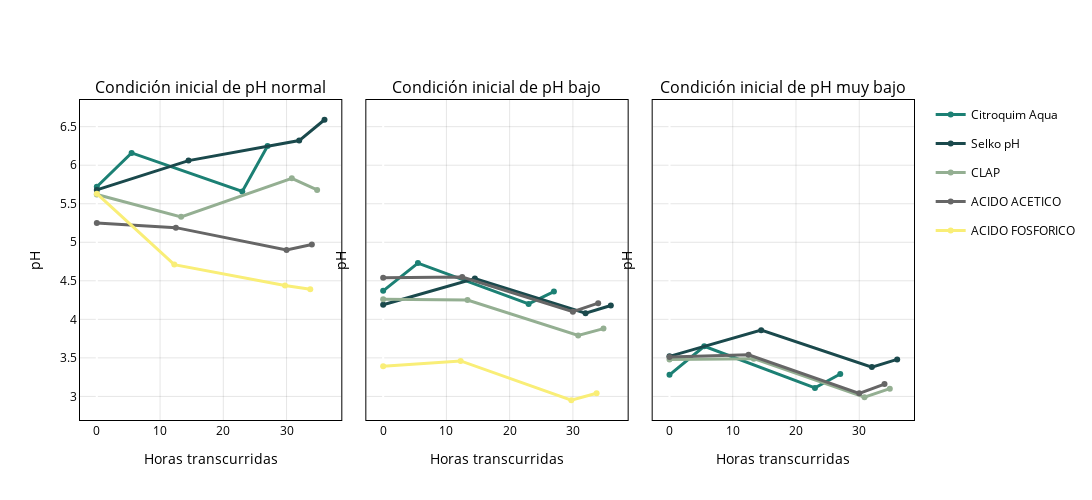

The cell this chart's notebook holds for it:
### Code cell
fig_ph_subplot = plot_metric_subplot_1x3(
    df0=df_post[df_post["ref"] == 0],
    df1=df_post[df_post["ref"] == 1],
    df2=df_post[df_post["ref"] == 2],
    metric="pH",
    title_text= "",
    y_title="pH",
    title0="Condición inicial de pH normal",
    title1="Condición inicial de pH bajo",
    title2="Condición inicial de pH muy bajo",
    #save_html=f"{ROOT_IMAGEN}/ph_subplot_1x3.html"
)
fig_ph_subplot.show()
s3.save_plotly_html(fig_ph_subplot, "ph_subplot_1x3.html")

### Figure 1 — Plotly figure (JSON) as saved in the notebook; plotly's stock layout.template omitted (floating-point values rounded to 4 significant figures)
{"data": [{"legendgroup": "Citroquim Aqua", "line": {"color": "#1c8074", "width": 3}, "marker": {"color": "#1c8074"}, "mode": "lines+markers", "name": "Citroquim Aqua", "showlegend": true, "type": "scatter", "x": [0, 5.5, 23, 27], "xaxis": "x", "y": [5.72, 6.16, 5.66, 6.25], "yaxis": "y"}, {"legendgroup": "Selko pH", "line": {"color": "#1a494c", "width": 3}, "marker": {"color": "#1a494c"}, "mode": "lines+markers", "name": "Selko pH", "showlegend": true, "type": "scatter", "x": [0, 14.5, 32, 36], "xaxis": "x", "y": [5.68, 6.06, 6.32, 6.59], "yaxis": "y"}, {"legendgroup": "CLAP", "line": {"color": "#94af92", "width": 3}, "marker": {"color": "#94af92"}, "mode": "lines+markers", "name": "CLAP", "showlegend": true, "type": "scatter", "x": [0, 13.33, 30.83, 34.83], "xaxis": "x", "y": [5.62, 5.33, 5.83, 5.68], "yaxis": "y"}, {"legendgroup": "ACIDO ACETICO", "line": {"color": "#666666", "width": 3}, "marker": {"color": "#666666"}, "mode": "lines+markers", "name": "ACIDO ACETICO", "showlegend": true, "type": "scatter", "x": [0, 12.5, 30, 34], "xaxis": "x", "y": [5.25, 5.19, 4.9, 4.97], "yaxis": "y"}, {"legendgroup": "ACIDO FOSFORICO", "line": {"color": "#f9ee77", "width": 3}, "marker": {"color": "#f9ee77"}, "mode": "lines+markers", "name": "ACIDO FOSFORICO", "showlegend": true, "type": "scatter", "x": [0, 12.25, 29.75, 33.75], "xaxis": "x", "y": [5.63, 4.71, 4.44, 4.39], "yaxis": "y"}, {"legendgroup": "Citroquim Aqua", "line": {"color": "#1c8074", "width": 3}, "marker": {"color": "#1c8074"}, "mode": "lines+markers", "name": "Citroquim Aqua", "showlegend": false, "type": "scatter", "x": [0, 5.5, 23, 27], "xaxis": "x2", "y": [4.37, 4.73, 4.2, 4.36], "yaxis": "y2"}, {"legendgroup": "Selko pH", "line": {"color": "#1a494c", "width": 3}, "marker": {"color": "#1a494c"}, "mode": "lines+markers", "name": "Selko pH", "showlegend": false, "type": "scatter", "x": [0, 14.5, 32, 36], "xaxis": "x2", "y": [4.19, 4.53, 4.08, 4.18], "yaxis": "y2"}, {"legendgroup": "CLAP", "line": {"color": "#94af92", "width": 3}, "marker": {"color": "#94af92"}, "mode": "lines+markers", "name": "CLAP", "showlegend": false, "type": "scatter", "x": [0, 13.33, 30.83, 34.83], "xaxis": "x2", "y": [4.26, 4.25, 3.79, 3.88], "yaxis": "y2"}, {"legendgroup": "ACIDO ACETICO", "line": {"color": "#666666", "width": 3}, "marker": {"color": "#666666"}, "mode": "lines+markers", "name": "ACIDO ACETICO", "showlegend": false, "type": "scatter", "x": [0, 12.5, 30, 34], "xaxis": "x2", "y": [4.54, 4.55, 4.1, 4.21], "yaxis": "y2"}, {"legendgroup": "ACIDO FOSFORICO", "line": {"color": "#f9ee77", "width": 3}, "marker": {"color": "#f9ee77"}, "mode": "lines+markers", "name": "ACIDO FOSFORICO", "showlegend": false, "type": "scatter", "x": [0, 12.25, 29.75, 33.75], "xaxis": "x2", "y": [3.39, 3.46, 2.95, 3.04], "yaxis": "y2"}, {"legendgroup": "Citroquim Aqua", "line": {"color": "#1c8074", "width": 3}, "marker": {"color": "#1c8074"}, "mode": "lines+markers", "name": "Citroquim Aqua", "showlegend": false, "type": "scatter", "x": [0, 5.5, 23, 27], "xaxis": "x3", "y": [3.28, 3.65, 3.11, 3.29], "yaxis": "y3"}, {"legendgroup": "Selko pH", "line": {"color": "#1a494c", "width": 3}, "marker": {"color": "#1a494c"}, "mode": "lines+markers", "name": "Selko pH", "showlegend": false, "type": "scatter", "x": [0, 14.5, 32, 36], "xaxis": "x3", "y": [3.52, 3.86, 3.38, 3.48], "yaxis": "y3"}, {"legendgroup": "CLAP", "line": {"color": "#94af92", "width": 3}, "marker": {"color": "#94af92"}, "mode": "lines+markers", "name": "CLAP", "showlegend": false, "type": "scatter", "x": [0, 13.33, 30.83, 34.83], "xaxis": "x3", "y": [3.48, 3.49, 2.99, 3.1], "yaxis": "y3"}, {"legendgroup": "ACIDO ACETICO", "line": {"color": "#666666", "width": 3}, "marker": {"color": "#666666"}, "mode": "lines+markers", "name": "ACIDO ACETICO", "showlegend": false, "type": "scatter", "x": [0, 12.5, 30, 34], "xaxis": "x3", "y": [3.51, 3.54, 3.04, 3.16], "yaxis": "y3"}], "layout": {"annotations": [{"font": {"size": 16}, "showarrow": false, "text": "Condición inicial de pH normal", "x": 0.1567, "xanchor": "center", "xref": "paper", "y": 1, "yanchor": "bottom", "yref": "paper"}, {"font": {"size": 16}, "showarrow": false, "text": "Condición inicial de pH bajo", "x": 0.5, "xanchor": "center", "xref": "paper", "y": 1, "yanchor": "bottom", "yref": "paper"}, {"font": {"size": 16}, "showarrow": false, "text": "Condición inicial de pH muy bajo", "x": 0.8433, "xanchor": "center", "xref": "paper", "y": 1, "yanchor": "bottom", "yref": "paper"}], "font": {"color": "black"}, "height": 500, "legend": {"title": {"text": ""}}, "paper_bgcolor": "rgba(0,0,0,0)", "plot_bgcolor": "rgba(0,0,0,0)", "title": {"font": {"color": "black"}, "text": "", "x": 0.5}, "width": 1300, "xaxis": {"anchor": "y", "domain": [0, 0.3133], "gridcolor": "rgba(0,0,0,0.1)", "linecolor": "black", "mirror": true, "showline": true, "tickfont": {"color": "black"}, "title": {"font": {"color": "black"}, "text": "Horas transcurridas"}}, "xaxis2": {"anchor": "y2", "domain": [0.3433, 0.6567], "gridcolor": "rgba(0,0,0,0.1)", "linecolor": "black", "mirror": true, "showline": true, "tickfont": {"color": "black"}, "title": {"font": {"color": "black"}, "text": "Horas transcurridas"}}, "xaxis3": {"anchor": "y3", "domain": [0.6867, 1.0], "gridcolor": "rgba(0,0,0,0.1)", "linecolor": "black", "mirror": true, "showline": true, "tickfont": {"color": "black"}, "title": {"font": {"color": "black"}, "text": "Horas transcurridas"}}, "yaxis": {"anchor": "x", "domain": [0, 1], "gridcolor": "rgba(0,0,0,0.1)", "linecolor": "black", "mirror": true, "showline": true, "tickfont": {"color": "black"}, "title": {"font": {"color": "black"}, "text": "pH"}}, "yaxis2": {"anchor": "x2", "domain": [0, 1], "gridcolor": "rgba(0,0,0,0.1)", "linecolor": "black", "matches": "y", "mirror": true, "showline": true, "showticklabels": false, "tickfont": {"color": "black"}, "title": {"font": {"color": "black"}, "text": "pH"}}, "yaxis3": {"anchor": "x3", "domain": [0, 1], "gridcolor": "rgba(0,0,0,0.1)", "linecolor": "black", "matches": "y", "mirror": true, "showline": true, "showticklabels": false, "tickfont": {"color": "black"}, "title": {"font": {"color": "black"}, "text": "pH"}}}}
